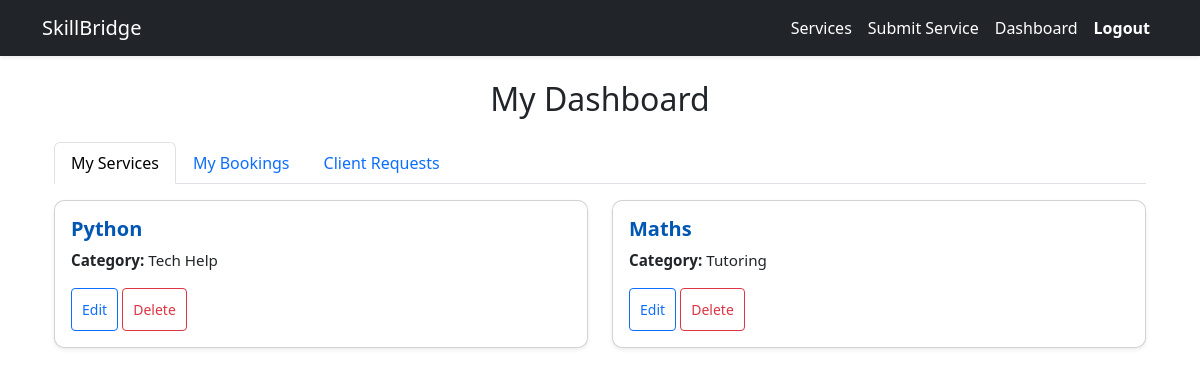
The app's page /services/dashboard/ (signed in), older data.
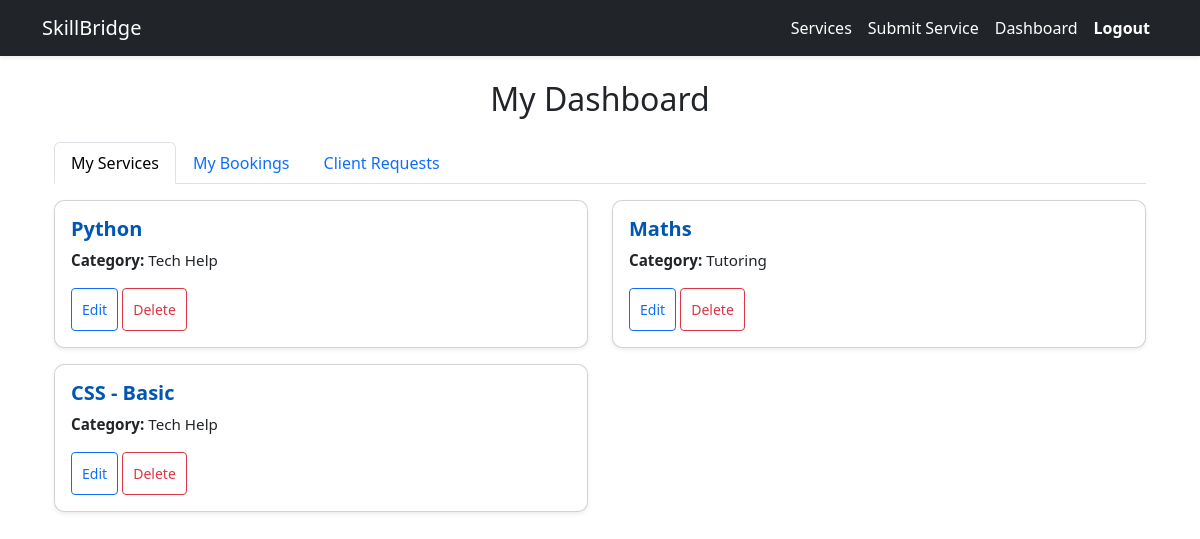
The same page, newer data.
### services/models.py (models this page shows, shortened)
class SkillService(models.Model):
    CATEGORY_CHOICES = [
        ('Tutoring', 'Tutoring'),
        ('Tech Help', 'Tech Help'),
        ('Sewing', 'Sewing'),
        ('Gardening', 'Gardening'),
        ('Other', 'Other'),
    ]
    provider = models.ForeignKey(User, on_delete=models.CASCADE)
    title = models.CharField(max_length=100)
    description = models.TextField()
    category = models.CharField(max_length=50, choices=CATEGORY_CHOICES)
    rate_per_hour = models.DecimalField(max_digits=6, decimal_places=2)
    is_approved = models.BooleanField(default=False)
    created_at = models.DateTimeField(auto_now_add=True)

### services/views.py (the view)
# urls.py: path('dashboard/', dashboard, name='dashboard'),
@login_required
def dashboard(request):
    my_services = SkillService.objects.filter(provider=request.user)
    my_client_bookings = BookingRequest.objects.filter(client=request.user)
    incoming_bookings = BookingRequest.objects.filter(service__provider=request.user)
    return render(request, 'services/dashboard.html', {
        'my_services': my_services,
        'my_bookings': my_client_bookings,
        'bookings_on_my_services': incoming_bookings,
    })

### services/templates/services/dashboard.html (shortened to what this page needs)
{% extends 'base.html' %}
{% block content %}
<div class="container mt-4">
    <h2 class="mb-4 text-center">My Dashboard</h2>
    <ul class="nav nav-tabs" id="dashboardTabs" role="tablist">
        <li class="nav-item" role="presentation">
            <button class="nav-link active" id="services-tab" data-bs-toggle="tab" data-bs-target="#services"
            type="button" role="tab">My Services</button>
        </li>
        <li class="nav-item" role="presentation">
            <button class="nav-link" id="my-bookings-tab" data-bs-toggle="tab" data-bs-target="#my-bookings"
            type="button" role="tab">My Bookings</button>
        </li>
        <li class="nav-item" role="presentation">
            <button class="nav-link" id="client-bookings-tab" data-bs-toggle="tab" data-bs-target="#client-bookings"
            type="button" role="tab">Client Requests</button>
        </li>
    </ul>
    <div class="tab-content mt-3">
        <div class="tab-pane fade show active" id="services" role="tabpanel" aria-labelledby="services-tab">
            {% if my_services %}
                <div class="row">
                    {% for service in my_services %}
                    <div class="col-md-6 mb-3">
                        <div class="card shadow-sm">
                            <div class="card-body">
                                <h5 class="card-title">{{ service.title }}</h5>
                                <p class="card-text"><strong>Category:</strong> {{ service.category }}</p>
                                <a href="{% url 'edit_service' service.id %}" class="btn btn-sm btn-outline-primary">Edit</a>
                                <form id="delete-form-{{ service.id }}" method="POST" action="{% url 'delete_service' service.id %}" class="d-inline">
                                    <button type="button"
                                            class="btn btn-sm btn-outline-danger"
                                            data-bs-toggle="modal"
                                            data-bs-target="#confirmDeleteModal"
                                            data-form-id="delete-form-{{ service.id }}">
                                        Delete
                                    </button>
                                </form>
                            </div>
                        </div>
                    </div>
                    {% endfor %}
                </div>
            {% else %}
                <p class="text-muted">You haven't submitted any services yet.</p>
            {% endif %}
        </div>
    </div>
</div>
{% endblock %}

Row changes from the older to the newer data that the page shows:
added SkillService: title "CSS - Basic", category "Tech Help"
